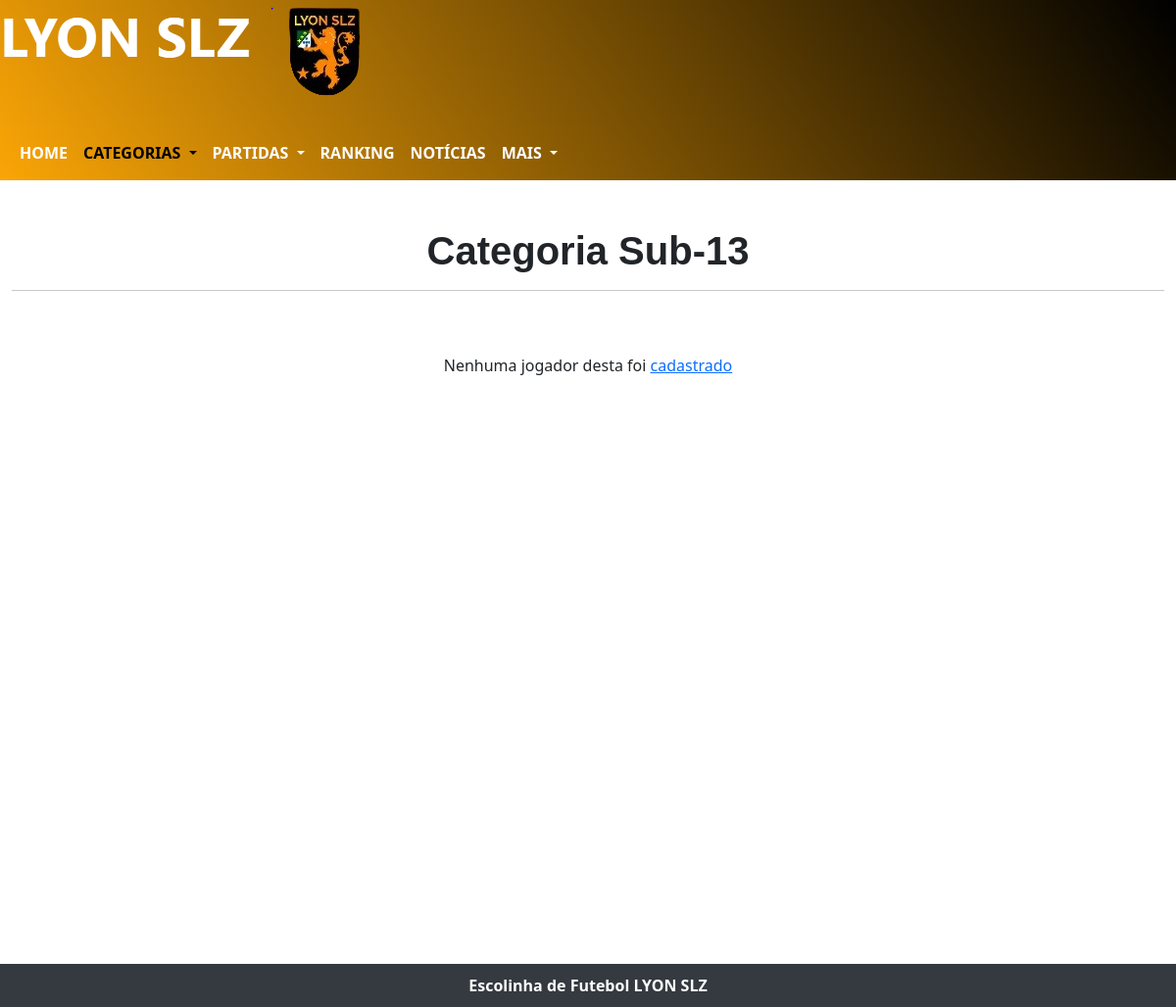
The page /admin/subsAdmin/sub13Admin.php on the database as committed earlier.
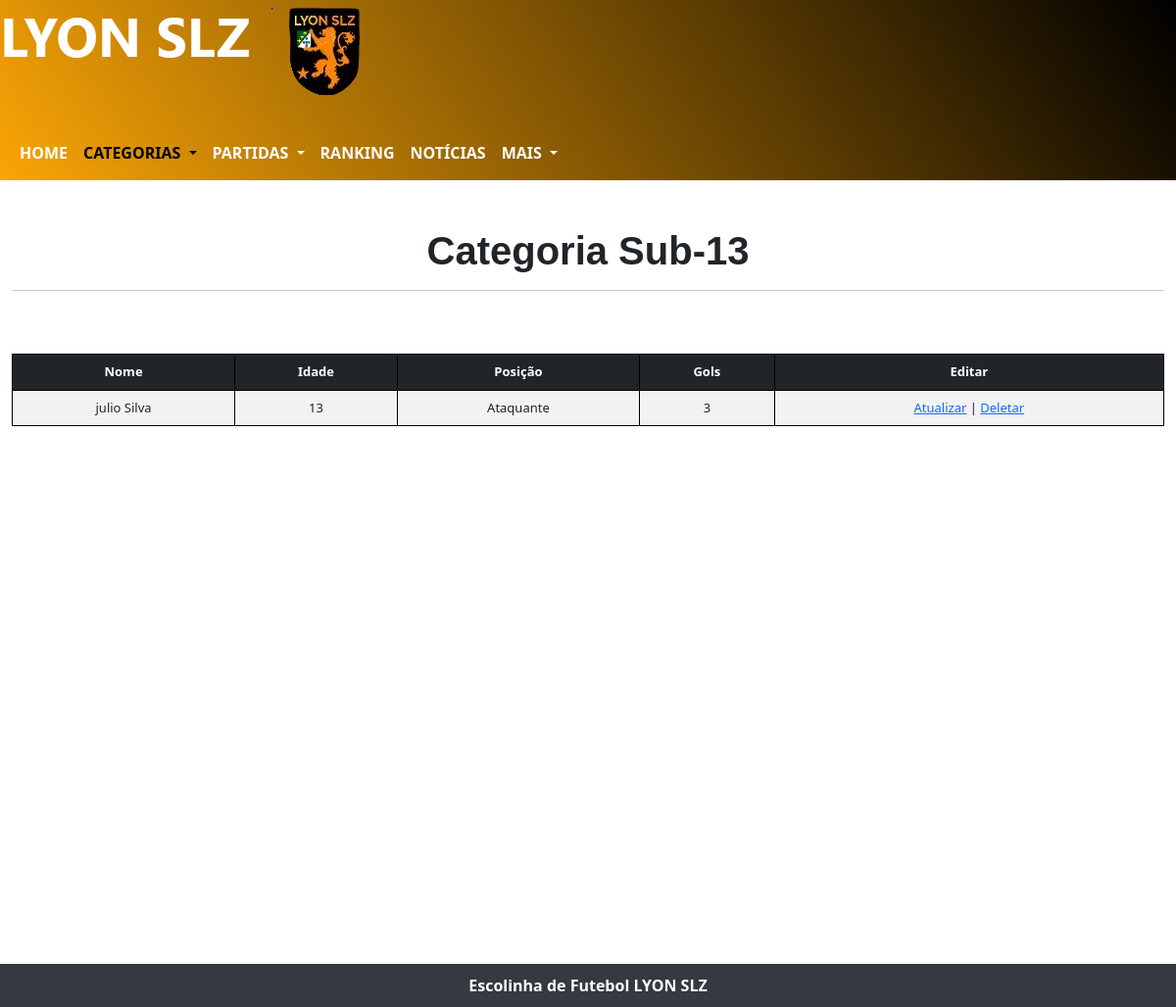
The same page on the database as committed later.
### tables this page shows
CREATE TABLE `tbljogadoress` (
  `id` int(11) UNSIGNED NOT NULL,
  `nome` varchar(45) NOT NULL,
  `sobrenome` varchar(45) NOT NULL,
  `idade` int(11) NOT NULL,
  `id_posicao` int(11) UNSIGNED NOT NULL,
  `gols` int(11) NOT NULL
);

CREATE TABLE `tblposicao` (
  `id_posicao` int(11) UNSIGNED NOT NULL,
  `nome_posicao` varchar(255) NOT NULL
);

### admin/subsAdmin/sub13Admin.php (the view, shortened to what this page needs)
<?php
require('../../db/conexao.php');
$sql = $pdo->prepare("SELECT tbljogadoress.*, tblposicao.nome_posicao
FROM tbljogadoress
JOIN tblposicao
ON tbljogadoress.id_posicao = tblposicao.id_posicao
WHERE idade > 11 AND idade <= 13");
$sql->execute();
$dados = $sql->fetchAll();
?>
<!DOCTYPE html>
<html lang="pt-br">
<head>
  <link href="https://cdn.jsdelivr.net/npm/bootstrap@5.3.0/dist/css/bootstrap.min.css" rel="stylesheet">
  <link rel="stylesheet" href="../../css/navHamburguer.css">
  <link rel="stylesheet" href="../../css/layout.css">
  <link rel="stylesheet" href="../../css/timeANDescudo.css">
  <link rel="stylesheet" href="lyon.jpg">
  <link rel="stylesheet" href="../../css/update-delete.css">
</head>
<body>
  <div class="cabecalho">
    <picture>
      <source media="(max-width: 261px)" srcset='../../img/imgLogo/lyonSlzEscudo5.png' loading="lazy">
      <source media="(max-width: 269px)" srcset='../../img/imgLogo/lyonSlzEscudo4.png' loading="lazy">
      <source media="(max-width: 311px)" srcset='../../img/imgLogo/lyonSlzEscudo3.png' loading="lazy">
      <source media="(max-width: 375px)" srcset='../../img/imgLogo/lyonSlzEscudo2.png' loading="lazy">
      <img src="../../img/imgLogo/lyonSlzEscudo.png" alt="Escudo do time LYYON SLZ" loading="lazy">
    </picture>
    <nav class="navbar navbar-expand-lg mt-4">
      <div class="container-fluid">
        <div class="collapse navbar-collapse" id="navbarNavDropdown">
          <ul class="navbar-nav">
            <li class="nav-item">
              <a class="nav-link" aria-current="page" href="../homeAdmin.php">HOME</a>
            </li>
            <li class="nav-item dropdown">
              <a class="nav-link dropdown-toggle active" href="#" role="button" data-bs-toggle="dropdown" aria-expanded="false">
                CATEGORIAS
              </a>
            </li>
            <li class="nav-item dropdown">
              <a class="nav-link dropdown-toggle" href="#" role="button" data-bs-toggle="dropdown" aria-expanded="false">
                PARTIDAS
              </a>
            </li>
            <li class="nav-item">
              <a class="nav-link" aria-current="page" href="../rankingAdmin.php">RANKING</a>
            </li>
            <li class="nav-item">
              <a class="nav-link" href="../noticiaisAdmin.php">NOTÍCIAS</a>
            </li>
            <li class="nav-item dropdown">
              <a class="nav-link dropdown-toggle" href="#" role="button" data-bs-toggle="dropdown" aria-expanded="false">
                MAIS
              </a>
            </li>
          </ul>
        </div>
      </div>
    </nav>
  </div>
  <main>
    <div class="container-fluid">
      <h1 class="categoria">Categoria Sub-13</h1>
      <hr>
      <br><br>
      <?php
      if (count($dados) > 0) {
        echo "<div class='table table-responsive table-striped'>";
        echo "<table class='table table-striped'>
          <thead class=table-dark>
          <tr>
              <th>Nome</th>
              <th>Idade</th>
              <th>Posição</th>
              <th>Gols</th>
              <th>Editar</th>
          </tr>
          </thead>";
        foreach ($dados as $chaves => $valor) {
          echo "<tr>
                          <td>" . $valor['nome'] . " " . $valor['sobrenome'] . "</td>
                          <td>" . $valor['idade'] . "</td>
                          <td>" . $valor['nome_posicao'] . "</td>
                          <td>" . $valor['gols'] . "</td>
                          <td><a href='#' class='btn-atualizar' data-id='" . $valor['id'] . "' data-nome='" . $valor['nome'] . "'
                          data-sobrenome='" . $valor['sobrenome'] . "'
                          data-idade='" . $valor['idade'] . "'
                          data-posicao='" . $valor['id_posicao'] . "'
                          data-gols='" . $valor['gols'] . "'>Atualizar</a> |
                           <a href='#' class='btn-deletar'
                           data-id='" . $valor['id'] . "'
                           data-nome='" . $valor['nome'] . "'
                           data-sobrenome='" . $valor['sobrenome'] . "'
                           data-idade='" . $valor['idade'] . "'
                           data-posicao='" . $valor['id_posicao'] . "'
                           data-gols='" . $valor['gols'] . "'>Deletar</a></td>
                      </tr>";
        }
        echo "</table>";
        echo "</div>";
      } else {
        echo "<p style='text-align:center'>Nenhuma jogador desta foi <a href='../cadastroDeJogador.php'>cadastrado</a></p>";
      }
      ?>
    </div>
  </main>
  <footer>
    <p class="mb-0">Escolinha de Futebol LYON SLZ</p>
  </footer>
</body>
</html>

Rows that differ between the two databases and show on the page:
added tbljogadoress: nome "julio", sobrenome "Silva", idade "13", id_posicao.nome_posicao "Ataquante", gols "3"
Other text that changed with them:
text no longer shown: "Nenhuma jogador desta foi cadastrado"
text now shown: "Nome Idade Posição Gols Editar"
